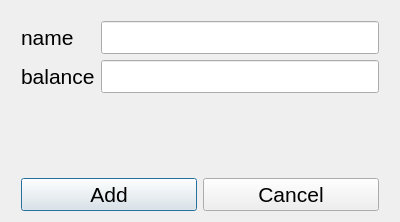
<?xml version="1.0" encoding="UTF-8"?>
<ui version="4.0">
 <class>MyFinance::NewAccountDialog</class>
 <widget class="QDialog" name="MyFinance::NewAccountDialog">
  <property name="geometry">
   <rect>
    <x>0</x>
    <y>0</y>
    <width>400</width>
    <height>222</height>
   </rect>
  </property>
  <property name="windowTitle">
   <string>Dialog</string>
  </property>
  <layout class="QHBoxLayout" name="horizontalLayout">
   <item>
    <layout class="QVBoxLayout" name="verticalLayout">
     <item>
      <layout class="QFormLayout" name="formLayout">
       <property name="leftMargin">
        <number>10</number>
       </property>
       <property name="topMargin">
        <number>10</number>
       </property>
       <property name="rightMargin">
        <number>10</number>
       </property>
       <property name="bottomMargin">
        <number>10</number>
       </property>
       <item row="0" column="0">
        <widget class="QLabel" name="nameLabel">
         <property name="font">
          <font>
           <pointsize>16</pointsize>
          </font>
         </property>
         <property name="text">
          <string>name</string>
         </property>
        </widget>
       </item>
       <item row="1" column="0">
        <widget class="QLabel" name="balanceLabel">
         <property name="font">
          <font>
           <pointsize>16</pointsize>
          </font>
         </property>
         <property name="text">
          <string>balance</string>
         </property>
        </widget>
       </item>
       <item row="0" column="1">
        <widget class="QLineEdit" name="nameLineEdit">
         <property name="font">
          <font>
           <pointsize>16</pointsize>
          </font>
         </property>
        </widget>
       </item>
       <item row="1" column="1">
        <widget class="QLineEdit" name="balanceLineEdit">
         <property name="font">
          <font>
           <pointsize>16</pointsize>
          </font>
         </property>
        </widget>
       </item>
      </layout>
     </item>
     <item>
      <layout class="QHBoxLayout" name="horizontalLayout_2">
       <property name="leftMargin">
        <number>10</number>
       </property>
       <property name="rightMargin">
        <number>10</number>
       </property>
       <item>
        <widget class="QPushButton" name="buttonOK">
         <property name="font">
          <font>
           <pointsize>16</pointsize>
          </font>
         </property>
         <property name="text">
          <string>Add</string>
         </property>
        </widget>
       </item>
       <item>
        <widget class="QPushButton" name="pushButton">
         <property name="font">
          <font>
           <pointsize>16</pointsize>
          </font>
         </property>
         <property name="text">
          <string>Cancel</string>
         </property>
        </widget>
       </item>
      </layout>
     </item>
    </layout>
   </item>
  </layout>
 </widget>
 <resources/>
 <connections>
  <connection>
   <sender>pushButton</sender>
   <signal>clicked()</signal>
   <receiver>MyFinance::NewAccountDialog</receiver>
   <slot>reject()</slot>
   <hints>
    <hint type="sourcelabel">
     <x>301</x>
     <y>155</y>
    </hint>
    <hint type="destinationlabel">
     <x>379</x>
     <y>213</y>
    </hint>
   </hints>
  </connection>
 </connections>
</ui>
